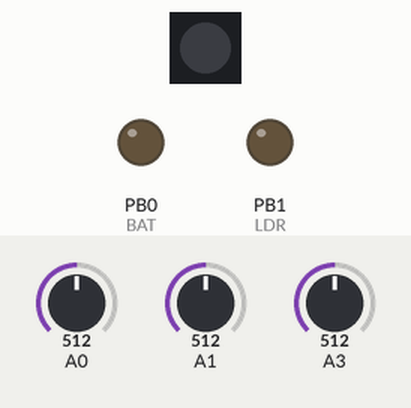
Recording of a sketch running on a simulated ATtiny85, built with avr-gcc and run on an emulated ATtiny85. On the bench: 1 RGB LEDs in strip order, left to right, output pins drawn as LEDs (lit = HIGH). Dashed ring = blinking. The inputs (shaded band) are chosen by the test bench; at power-on: A1 = 512, A3 = 512, A0 = 512. Dim RGB values are drawn brighter than linear; sleep ends after the set time or at an interrupt; random numbers use the default seed unless the sketch sets one.

Above: at 2.1 s.
2.2 s: A1 set to 410
4.6 s: A1 set to 391
At 6.1 s:
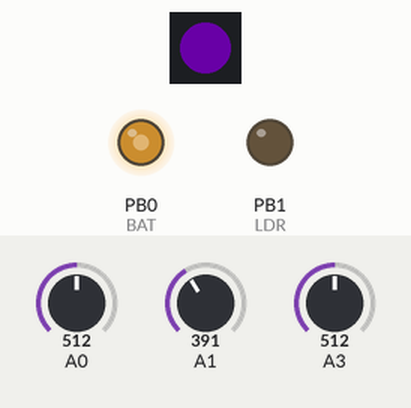
7.6 s: A3 set to 892
10.6 s: A3 set to 918
At 10.85 s:
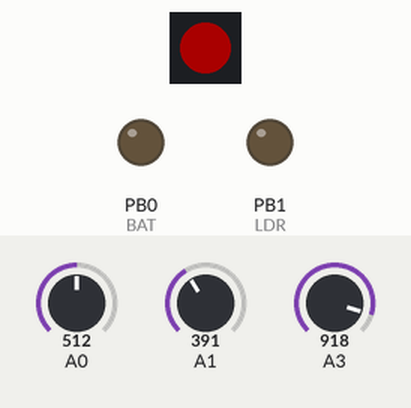
13.6 s: A3 set to 900
At 13.91 s:
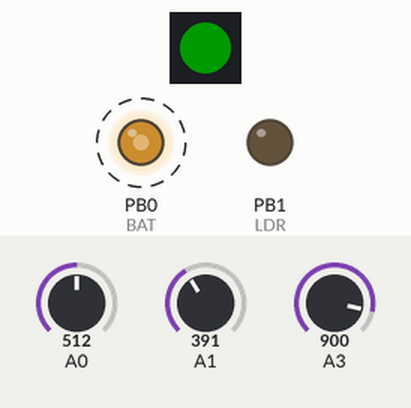
16.6 s: A3 set to 1023
At 16.77 s:
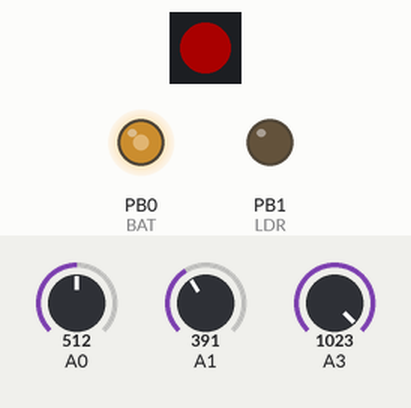
Timing chart, 0 to 20.6 s (numbered marks = the images above; inputs shaded):
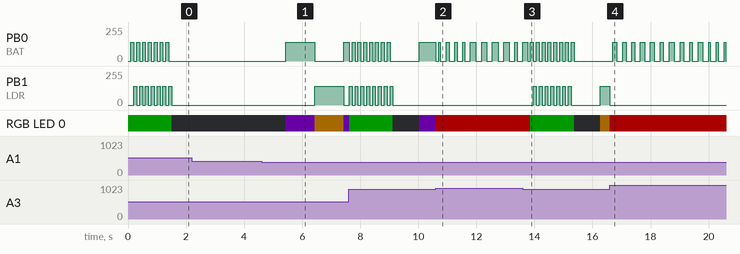

Measured:
- the behaviour switches between 400 and 399 on A1 (found by bisection; images 0 and 1)
- the behaviour switches between 900 and 901 on A3 (found by bisection; images 1 and 2)
- after the input at 2.2 s, every drawn part: stays the same
- after the input at 4.6 s, PB0 (BAT): 0/255 → 140/255 after 0.84 s, → 0/255 1.0 s later, → 140/255 1.0 s later; PB1 (LDR): 0/255 → 140/255 after 1.8 s, → 0/255 1.0 s later
- after the input at 13.6 s, PB1 (LDR): goes 6 × (140/255 0.10 s, 0/255 0.10 s), 140/255 0.10 s, 0/255 1.0 s, then 140/255, starting after 0.36 s; RGB LED 0: RGB(45, 0, 0) → RGB(0, 25, 0) after 0.26 s, → off 1.5 s later, → RGB(40, 25, 0) 0.90 s later
- by itself, PB0 (BAT), PB1 (LDR): alternates 140/255 for 0.10 s and 0/255 for 0.10 s, 14 changes in all, then stays 0/255

The sketch:

robotarioCharge3.ino
```cpp
// NYU Shanghai
// Introduction to Robotics
// 2019-11-16
// Robotario

// This code uses NeoPixel  (c) 2013 Shae Erisson released under the GPLv3 license to match the rest of the AdaFruit NeoPixel library
//use the board definition Attiny85 Internal 8MHz
//upload using programmer once to flash the fuses by pressing shift and clicking on upload

#define FAST    140     //value of the motor speed normal movement
#define SLOW    100     //value of the motor speed slowest movement
#define TCHECK   30     //time in ms to explore
#define TCHARGE  10     //time in minutes to recharge
#define TSURE    5      //n times that it checked to be on the base
#define TZIGZAG 100     //time between curves for a Zig Zag
#define TEXPLORE 1500   //time between curves for a Zig Zag
#define TRUN   3000     //time between curves for a Zig Zag
#define TSLEEPS  12     //times it goes to sleep between breathing

#define LIGHT   400     //value from ADC that indicates LDRs under the reflector
#define BAT     512     //value that indicates low battery
#define BASE    200     //value that indicates possible recharging base found
#define WALL    900     //value that indicates wall ahead


#define START   0     // starting state of the device
#define REST    1     // for resting and waiting for light
#define EXPLORE 2     // after detecting light, it expores around
#define RUN     3     // for running away
#define TURN    6     // turns away from the walls to avoid a collision
#define LOWBAT  5     // with low battery and looking for a charging station
#define CONFIRM 6     // confirming it's a charging station
#define CHARGING  7    // it's charging it's battery
#define CHARGED 8    // it's fully charged and it should go to a dark spot

#define PIN            4  //Neopixel data pin               (pin 3 on DIP8)
#define BAT            0  //ADC0, battery voltage divider   (pin 1 on DIP8)
#define LDR            1  //ADC1, light sensor              (pin 7 on DIP8)
#define IR             3  //ADC3, infrared sensor           (pin 2 on DIP8)
#define M1             0  //motor 1                         (pin 5 on DIP8)
#define M2             1  //motor 2                         (pin 6 on DIP8)

#define NUMPIXELS      1 // only one LED

int state = START; // 0 for starting
int IRsensorValue;
int LDRsensorValue;
int BATsensorValue;
int charging = 0;
int sleeps = 0;
int turns = 0;

int onState = LOW;

unsigned long previousMillis = 0;        // will store last time on movement was updated
unsigned long stepMillis = 0;        // will store last time on that step of state


// constants won't change:
const long interval = 100;           // interval at which to blink (milliseconds)
const long stepTurn = 500;

#include <Adafruit_NeoPixel.h>

#ifdef __AVR__
#include <avr/power.h>
#endif

Adafruit_NeoPixel pixels = Adafruit_NeoPixel(NUMPIXELS, PIN, NEO_GRB + NEO_KHZ800);

#include <avr/sleep.h>

// Routines to set and claer bits (used in the sleep code)
#ifndef cbi
#define cbi(sfr, bit) (_SFR_BYTE(sfr) &= ~_BV(bit))
#endif
#ifndef sbi
#define sbi(sfr, bit) (_SFR_BYTE(sfr) |= _BV(bit))
#endif

void setup() {
  pinMode(BAT, INPUT);
  pinMode(LDR, INPUT);
  pinMode(IR, INPUT);
  pinMode(M1, OUTPUT);
  pinMode(M2, OUTPUT);
  pixels.begin(); // This initializes the NeoPixel library.
  analogReference(INTERNAL2V56);
  state = START;

  setup_watchdog(5); // approximately 8 seconds sleep
}

void loop() {

  updateSensors();

  switch (state) {
    case START:
      stepMillis = millis();
      state = EXPLORE;
      break;
    case REST:
      restingAndWaiting();             // wait for light
      break;
    case RUN:
      runAway();             // wood  then go
      break;
    case TURN:
      turning();              // when you sense the black tape, turn to avoid collision with the wall
      break;
    case EXPLORE:
      woodGo();
      break;
  }
}

void updateSensors() {
  IRsensorValue = analogRead(IR); // read the value from the IR sensor
  LDRsensorValue = analogRead(LDR); // read the value from the LDR sensor
  BATsensorValue = analogRead(BAT); // read the value from the BAT sensor
}

void woodGo() {         //moves in zig zag
  pixels.setPixelColor(0, pixels.Color(0, 25, 0)); // Moderately bright green color.
  pixels.show();
  //int n = random ( interval / 2, interval );
  unsigned long currentMillis = millis();
  if (currentMillis - previousMillis >= TZIGZAG) {
    previousMillis = currentMillis;
    if (onState == LOW) {
      onState = HIGH;
      analogWrite(M1, FAST);
      analogWrite(M2, 0);
    } else {
      onState = LOW;
      analogWrite(M1, 0);
      analogWrite(M2, FAST);
    }
  }
  if ( currentMillis  - stepMillis > TEXPLORE) {
    stepMillis = currentMillis;
    state = REST;
  }
  if (IRsensorValue > WALL) {
    stepMillis = currentMillis;
    turns = 0;
    state = TURN;
  }
}

void restingAndWaiting() {
  analogWrite(M1,  0);
  analogWrite(M2, 0 );
  pixels.setPixelColor(0, pixels.Color(0, 0, 0)); // off
  pixels.show();
  delay(10);
  if ( sleeps ++ >= TSLEEPS) {
    breathe();
    sleeps = 0;
  }
  if (LDRsensorValue < LIGHT) {     // sense light to reactivate (it should go to sleep)
    stepMillis = millis();
    state = RUN;
  } else {
    system_sleep();  // Send the unit to sleep
  }
}

void runAway() {
  unsigned long currentMillis = millis();
  if (currentMillis - previousMillis >= TZIGZAG * 10) {
    previousMillis = currentMillis;
    if (onState == LOW) {
      pixels.setPixelColor(0, pixels.Color(25, 0, 40));
      pixels.show();
      onState = HIGH;
      analogWrite(M1, FAST);
      analogWrite(M2, 0);
    } else {
      pixels.setPixelColor(0, pixels.Color(40, 25, 0));
      pixels.show();
      onState = LOW;
      analogWrite(M1, 0);
      analogWrite(M2, FAST);
    }
  }
  if ( currentMillis  - stepMillis > TRUN) {
    stepMillis = currentMillis;
    state = EXPLORE;
  }
  if (IRsensorValue > WALL) {
    stepMillis = currentMillis;
    state = TURN;
    turns = 0;
  }
}

void turning() {
  pixels.setPixelColor(0, pixels.Color(45, 0, 0)); // light red
  pixels.show();
  analogWrite(M1, 0);
  analogWrite(M2, 0);
  delay(100);
  if (turns < 10) {
    analogWrite(M1, FAST);
    analogWrite(M2, 0);
  } else {
    analogWrite(M1, 0);
    analogWrite(M2, FAST);
  }
  delay(random(50, 200));
  analogWrite(M1, 0);
  analogWrite(M2, 0);
  delay(100);
  state = START;
}

void findCharge() {
  //moves
  //  analogWrite(M1, SLOW * random(0, 3));
  //  analogWrite(M2, SLOW * random(0, 3));
  // if it finds the charging marker, it goes to the next state
}

boolean confirmCharge() { //moves a bit
  analogWrite(M1, SLOW);
  analogWrite(M2, SLOW);
  delay(TCHECK);
  analogWrite(M1, 0);
  analogWrite(M2, 0);
  delay(TCHECK);
  analogWrite(M1, SLOW);
  analogWrite(M2, SLOW);
  delay(TCHECK);
  analogWrite(M1, 0);
  analogWrite(M2, 0);
}

void waitCharge() {
  analogWrite(M1, 0);
  analogWrite(M2, 0); //stop motors
  for (int t = 1; t < 3; t++) {     //stays in this loop
    pixels.setPixelColor(0, pixels.Color(0, 0, 0)); // Moderately bright purple color.
    pixels.show();
    delay (1000);
    pixels.setPixelColor(0, pixels.Color(0, 75, 0)); // Moderately bright green color.
    pixels.show();
    delay (10);
  }
}
void lowBat() {

}

void confirmBase() {
  //  if ( IRsensorValue > BASE) {
  //    pixels.setPixelColor(0, pixels.Color(75, 0, 75)); // Moderately bright purple color.
  //    pixels.show();
  //    delay (500);
  //    pixels.setPixelColor(0, pixels.Color(0, 75, 75)); // Moderately bright yellow color.
  //    pixels.show();
  //    delay (500);
  //
  //    if (charging ++ > TSURE) {
  //      status = CHARGE;
  //    }
  //    confirmCharge(); //move a little bit to confirm position
  //  } else {
  //    charging = 0;
  //    status = LOWBAT; // do we go back to state lowbat?
  //  }
}


// set system into the sleep state
// system wakes up when wtchdog is timed out
void system_sleep() {
  cbi(ADCSRA, ADEN);                   // switch Analog to Digitalconverter OFF
  set_sleep_mode(SLEEP_MODE_PWR_DOWN); // sleep mode is set here
  sleep_enable();
  sleep_mode();                        // System actually sleeps here
  sleep_disable();                     // System continues execution here when watchdog timed out
  sbi(ADCSRA, ADEN);                   // switch Analog to Digitalconverter ON
}

void breathe() {
  int d = random(2, 10);
  for (int i = 0; i < random(0, 5); i++) {
    for (int fadeValue = 0 ; fadeValue <= 255; fadeValue += 5) {
      pixels.setPixelColor(0, pixels.Color(fadeValue, fadeValue, fadeValue)); // Moderately bright purple color.
      pixels.show();
      delay(d);
    }
    for (int fadeValue = 255 ; fadeValue >= 0; fadeValue -= 5) {
      pixels.setPixelColor(0, pixels.Color(fadeValue, fadeValue, fadeValue)); // Moderately bright purple color.
      pixels.show();
      delay(d);
    }
  }
}

void setup_watchdog(int ii) {
  // if ii 0=16ms, 1=32ms,2=64ms,3=128ms,4=250ms,5=500ms
  // 6=1 sec,7=2 sec, 8=4 sec, 9= 8sec
  byte bb;
  int ww;
  if (ii > 9 ) ii = 9;
  bb = ii & 7;
  if (ii > 7) bb |= (1 << 5);
  bb |= (1 << WDCE);
  ww = bb;

  MCUSR &= ~(1 << WDRF);
  WDTCR |= (1 << WDCE) | (1 << WDE);  // start timed sequence
  WDTCR = bb;          // set new watchdog timeout value
  WDTCR |= _BV(WDIE);
}

// Watchdog Interrupt Service / is executed when watchdog timed out
ISR(WDT_vect) {
  //do nothing f_wdt = 1; // set global flag

}
```
